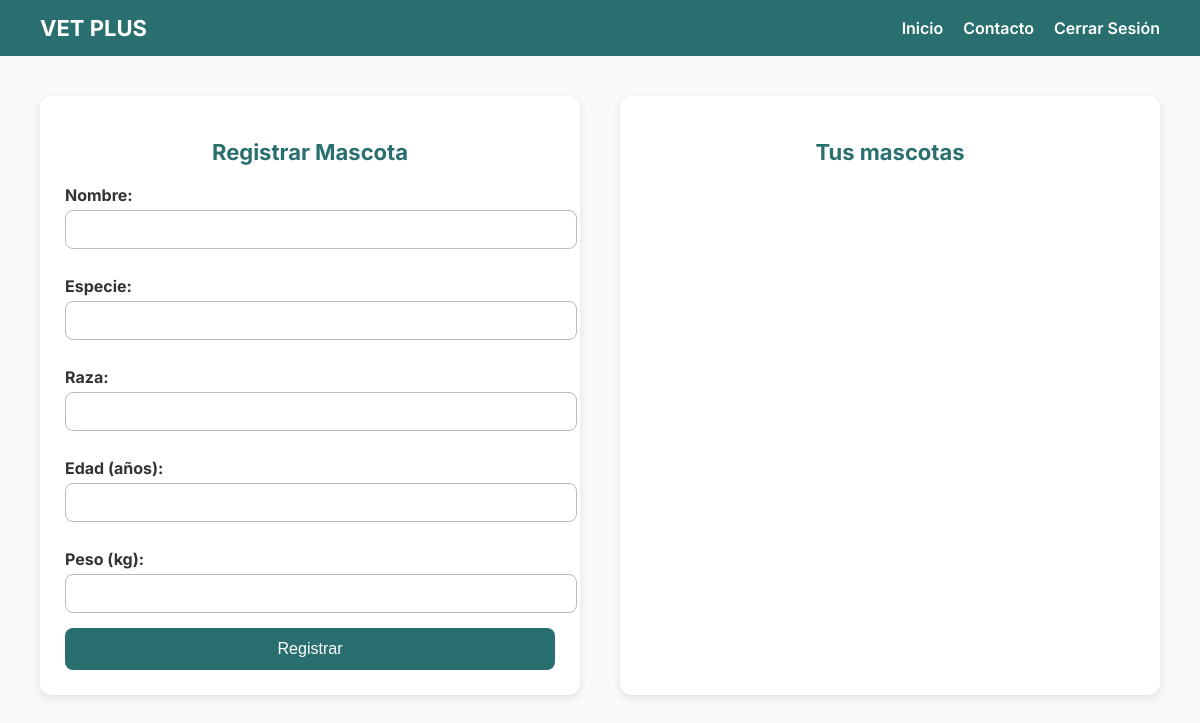
Page /pets (signed in) on the earlier database version.
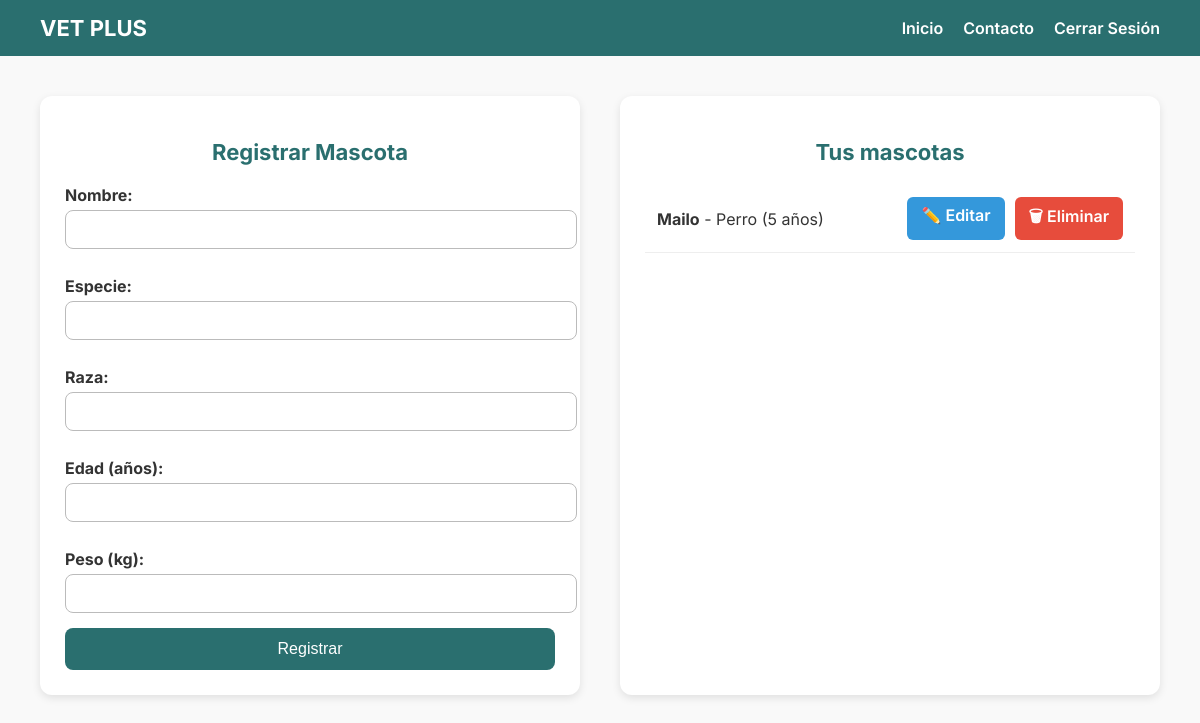
Same page on the later database version.
### vetplus/models.py (models this page shows)
class Pet(db.Model):
    id = db.Column(db.Integer, primary_key = True)
    name = db.Column(db.String(100), nullable = False)
    species = db.Column(db.String(50), nullable = False)
    breed = db.Column(db.String(50), nullable = False)
    age = db.Column(db.Integer, nullable = False)
    weight = db.Column(db.Float, nullable = False)
    owner_id = db.Column(db.Integer, db.ForeignKey("user.id", ondelete = "CASCADE"), nullable = False)
    veterinarians = db.relationship(
        "User",
        secondary = vet_pet,
        back_populates = "patients"
    )

### vetplus/routes/pets.py (the view)
@pets_bp.route("/pets")
@login_required
def pet_list():
    if current_user.role == "owner":
        pets = Pet.query.filter_by(owner_id = current_user.id).all()
        return render_template("pets/manage_pets.html", pets = pets)
    else:
        return "Acceso no autorizado", 403

### vetplus/models.py (called while the page is built)
@login_manager.user_loader
def load_user(user_id):
    return User.query.get(int(user_id))

### templates/pets/manage_pets.html (shortened to what this page needs)
<!DOCTYPE html>
<html lang="es">
<head>
</head>
<body>
  <nav>
    <a href="#" class="logo">VET PLUS</a>
    <ul>
      <li><a href="{{ url_for('main.home') }}">Inicio</a></li>
      <li><a href="{{ url_for('main.contacto') }}">Contacto</a></li>
      <li><a href="{{ url_for('auth.logout') }}">Cerrar Sesión</a></li>
    </ul>
  </nav>
  <div class="container">
    <div class="form-section">
      <h2>Registrar Mascota</h2>
      <form action="{{ url_for('pets.add_pet') }}" method="POST">
        <label for="name">Nombre:</label>
        <input type="text" id="name" name="name" required>
        <label for="species">Especie:</label>
        <input type="text" id="species" name="species" required>
        <label for="breed">Raza:</label>
        <input type="text" id="breed" name="breed">
        <label for="age">Edad (años):</label>
        <input type="number" id="age" name="age" required>
        <label for="weight">Peso (kg):</label>
        <input type="number" step="0.1" id="weight" name="weight">
        <button type="submit">Registrar</button>
      </form>
    </div>
    <div class="list-section">
      <h2>Tus mascotas</h2>
      {% for pet in pets %}
      <div class="pet-item">
        <div class="pet-info">
          <strong>{{ pet.name }}</strong> - {{ pet.species }} ({{ pet.age }} años)
        </div>
        <div class="pet-actions">
          <a href="{{ url_for('pets.edit_pet', pet_id=pet.id) }}" class="btn-edit">✏️ Editar</a>
          <a href="{{ url_for('pets.delete_pet', pet_id=pet.id) }}" class="btn-delete">🗑 Eliminar</a>
        </div>
      </div>
      {% endfor %}
    </div>
  </div>
</body>
</html>

Differences in the rows shown:
added Pet: name "Mailo", species "Perro", age "5"
